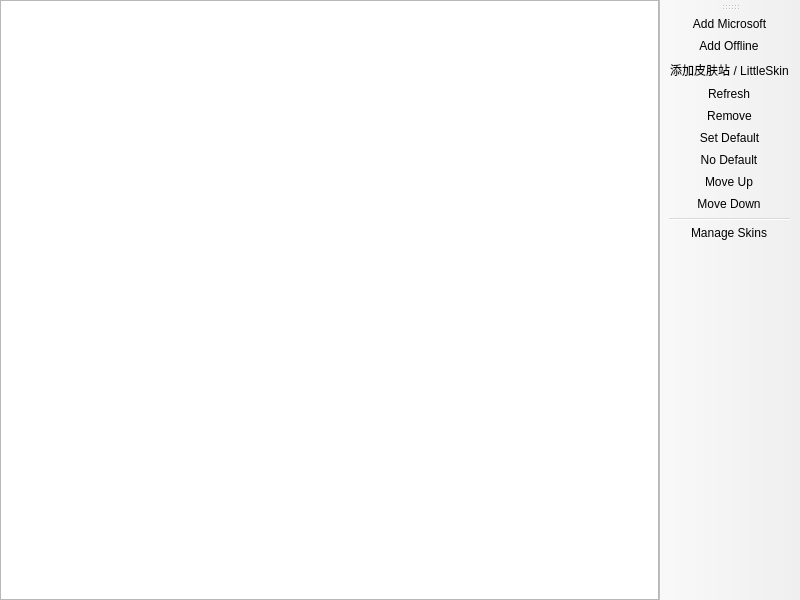
<?xml version="1.0" encoding="UTF-8"?>
<ui version="4.0">
 <class>AccountListPage</class>
 <widget class="QMainWindow" name="AccountListPage">
  <property name="geometry">
   <rect>
    <x>0</x>
    <y>0</y>
    <width>800</width>
    <height>600</height>
   </rect>
  </property>
  <widget class="QWidget" name="centralwidget">
   <layout class="QHBoxLayout" name="horizontalLayout">
    <property name="leftMargin">
     <number>0</number>
    </property>
    <property name="topMargin">
     <number>0</number>
    </property>
    <property name="rightMargin">
     <number>0</number>
    </property>
    <property name="bottomMargin">
     <number>0</number>
    </property>
    <item>
     <widget class="VersionListView" name="listView">
      <property name="alternatingRowColors">
       <bool>true</bool>
      </property>
      <property name="rootIsDecorated">
       <bool>false</bool>
      </property>
      <property name="itemsExpandable">
       <bool>false</bool>
      </property>
      <property name="allColumnsShowFocus">
       <bool>true</bool>
      </property>
      <attribute name="headerStretchLastSection">
       <bool>false</bool>
      </attribute>
     </widget>
    </item>
   </layout>
  </widget>
  <widget class="WideBar" name="toolBar">
   <attribute name="toolBarArea">
    <enum>RightToolBarArea</enum>
   </attribute>
   <attribute name="toolBarBreak">
    <bool>false</bool>
   </attribute>
   <addaction name="actionAddMicrosoft"/>
   <addaction name="actionAddOffline"/>
   <addaction name="actionAddSkinSite"/>
   <addaction name="actionRefresh"/>
   <addaction name="actionRemove"/>
   <addaction name="actionSetDefault"/>
   <addaction name="actionNoDefault"/>
   <addaction name="actionMoveUp"/>
   <addaction name="actionMoveDown"/>
   <addaction name="separator"/>
   <addaction name="actionManageSkins"/>
  </widget>
  <action name="actionSetDefault">
   <property name="text">
    <string>&amp;Set Default</string>
   </property>
  </action>
  <action name="actionNoDefault">
   <property name="checkable">
    <bool>true</bool>
   </property>
   <property name="text">
    <string>&amp;No Default</string>
   </property>
  </action>
  <action name="actionManageSkins">
   <property name="text">
    <string>&amp;Manage Skins</string>
   </property>
   <property name="toolTip">
    <string>Manage Skins</string>
   </property>
  </action>
  <action name="actionAddMicrosoft">
   <property name="text">
    <string>&amp;Add Microsoft</string>
   </property>
  </action>
  <action name="actionAddSkinSite"><property name="text"><string>添加皮肤站 / LittleSkin</string></property></action>
  <action name="actionAddOffline">
   <property name="text">
    <string>Add &amp;Offline</string>
   </property>
  </action>
  <action name="actionRefresh">
   <property name="text">
    <string>&amp;Refresh</string>
   </property>
   <property name="toolTip">
    <string>Refresh the account tokens</string>
   </property>
  </action>
  <action name="actionRemove">
   <property name="text">
    <string>Remo&amp;ve</string>
   </property>
  </action>
  <action name="actionMoveUp">
   <property name="text">
    <string>Move &amp;Up</string>
   </property>
  </action>
  <action name="actionMoveDown">
   <property name="text">
    <string>Move &amp;Down</string>
   </property>
  </action>
 </widget>
 <customwidgets>
  <customwidget>
   <class>VersionListView</class>
   <extends>QTreeView</extends>
   <header>ui/widgets/VersionListView.h</header>
  </customwidget>
  <customwidget>
   <class>WideBar</class>
   <extends>QToolBar</extends>
   <header>ui/widgets/WideBar.h</header>
  </customwidget>
 </customwidgets>
 <resources/>
 <connections/>
</ui>
